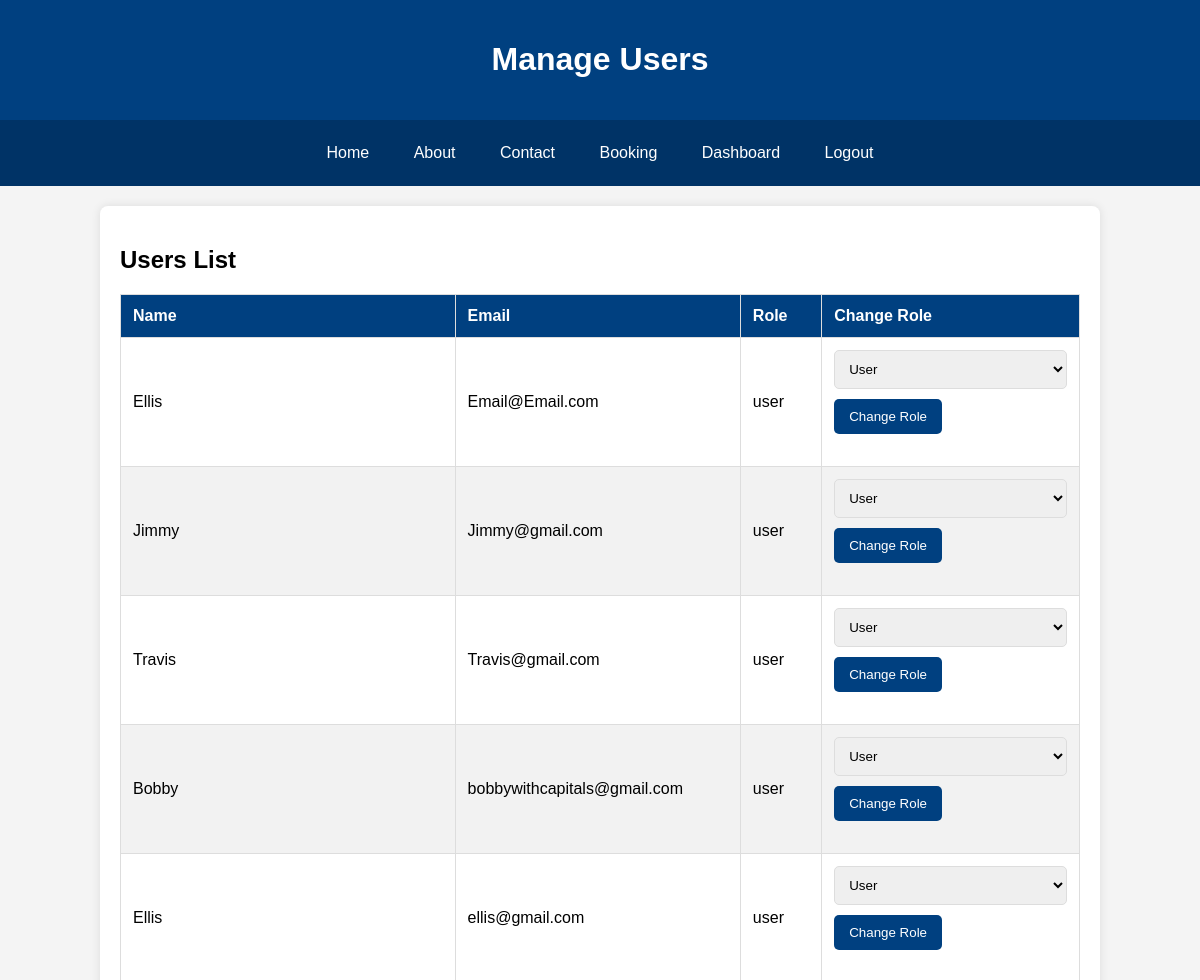
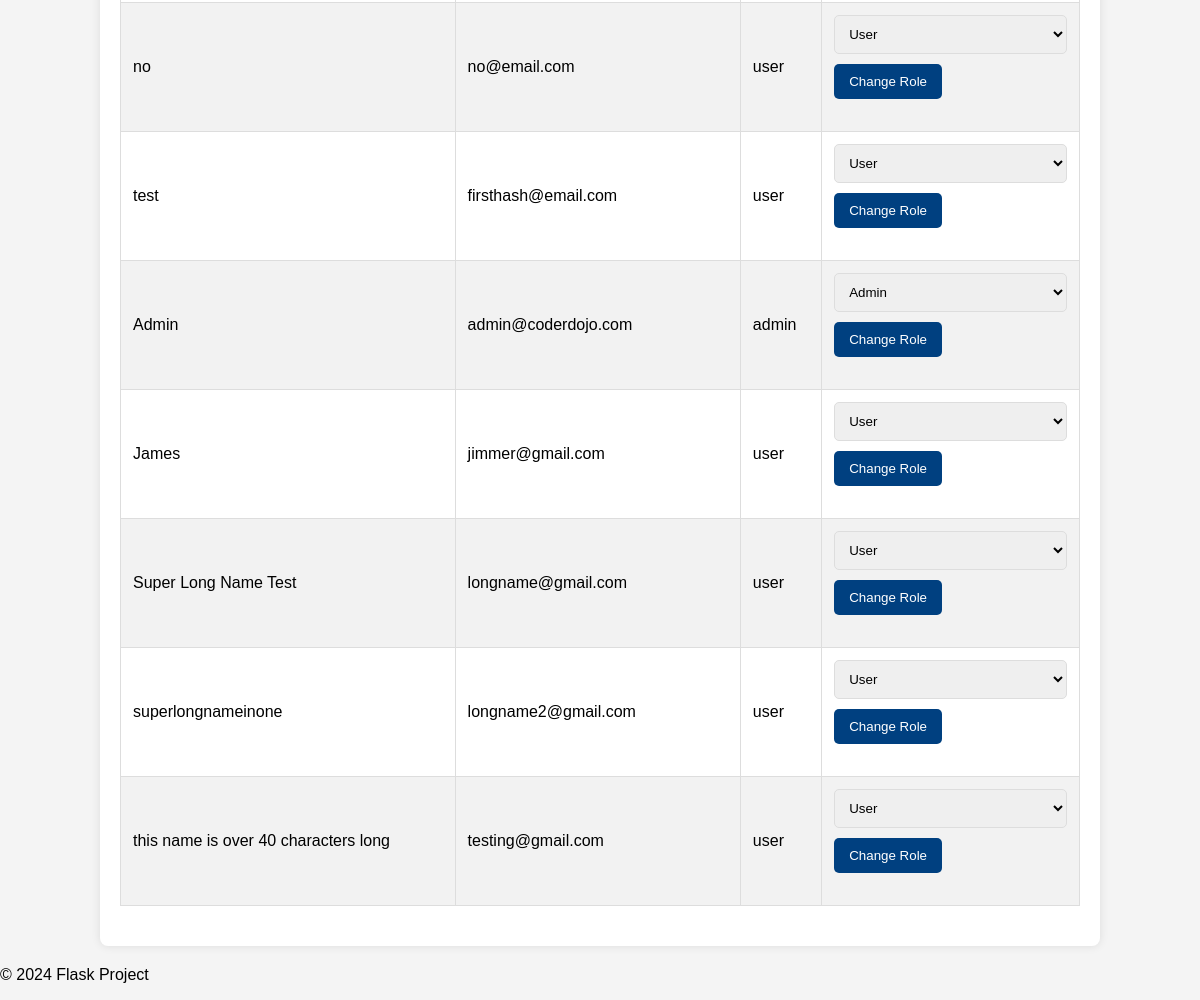
Page /manage_users (signed in) on the committed database (2 pictures, top to bottom).
### app.py (models this page shows, shortened)
class Login(UserMixin, db.Model):
    id = db.Column(db.Integer, primary_key=True)
    name = db.Column(db.String(100), nullable=False)
    email = db.Column(db.String(120), nullable=False, unique=True)
    password = db.Column(db.String(100), nullable=False)
    role = db.Column(db.String(50), nullable=False, default='user')  # Default role is 'user'

### app.py (the view)
@app.route('/manage_users')
@login_required
def manage_users():
    if not current_user.role == 'admin':
        return redirect(url_for('home'))
    users = Login.query.all()
    return render_template('manage_users.html', users=users)

### app.py (called while the page is built)
@login_manager.user_loader
def load_user(user_id):
    return Login.query.get(int(user_id))

### templates/manage_users.html (shortened to what this page needs)
<!DOCTYPE html>
<html lang="en">
<head>
    <link rel="stylesheet" type="text/css" href="{{ url_for('static', filename='admin.css') }}">
</head>
<body>
    <header>
        <h1>Manage Users</h1>
    </header>
    <div class="navbar">
        <a href="{{ url_for('home') }}">Home</a>
        <a href="{{ url_for('about') }}">About</a>
        <a href="{{ url_for('contact') }}">Contact</a>
        <a href="{{ url_for('booking') }}">Booking</a>
        <a href="{{ url_for('admin_dashboard') }}">Dashboard</a>
        <a href="{{ url_for('logout') }}">Logout</a>
    </div>
    <div class="container">
        <h2>Users List</h2>
        <table>
            <thead>
                <tr>
                    <th>Name</th>
                    <th>Email</th>
                    <th>Role</th>
                    <th>Change Role</th>
                </tr>
            </thead>
            <tbody>
                {% for user in users %}
                    <tr>
                        <td>{{ user.name }}</td>
                        <td>{{ user.email }}</td>
                        <td>{{ user.role }}</td>
                        <td>
                            <form method="POST" action="{{ url_for('change_role', user_id=user.id) }}">
                                <select name="role" id="role_{{ user.id }}">
                                    <option value="user" {% if user.role == 'user' %}selected{% endif %}>User</option>
                                    <option value="admin" {% if user.role == 'admin' %}selected{% endif %}>Admin</option>
                                </select>
                                <button type="submit">Change Role</button>
                            </form>
                        </td>
                    </tr>
                {% endfor %}
            </tbody>
        </table>
    </div>
    <div class="footer">
        <p>&copy; 2024 Flask Project</p>
    </div>
</body>
</html>

### static/admin.css (style rules this page uses)
body { font-family: Arial, sans-serif; background-color: #f4f4f4; margin: 0; padding: 0; }
header { background-color: #004080; color: white; padding: 20px; text-align: center; }
.navbar { background-color: #003366; overflow: hidden; text-align: center; padding: 10px 0; }
.navbar a { color: white; text-align: center; padding: 14px 20px; text-decoration: none; display: inline-block; }
.container { width: 80%; margin: 20px auto; background-color: white; padding: 20px; box-shadow: 0 0 10px rgba(0, 0, 0, 0.1); border-radius: 8px; }
table { width: 100%; border-collapse: collapse; margin-bottom: 20px; }
table, th, td { border: 1px solid #ddd; }
th, td { padding: 12px; text-align: left; }
th { background-color: #004080; color: white; }
tr:nth-child(even) { background-color: #f2f2f2; }
button { background-color: #004080; color: white; padding: 10px 15px; border: none; border-radius: 5px; cursor: pointer; }
form { margin-bottom: 20px; }
input[type="text"], textarea, select { width: 100%; padding: 10px; margin-bottom: 10px; border: 1px solid #ddd; border-radius: 5px; box-sizing: border-box; }

### rows in the picture
Login: name "Ellis", email "Email@Email.com", role "user", role "User"
Login: name "Jimmy", email "Jimmy@gmail.com", role "user", role "User"
Login: name "Travis", email "Travis@gmail.com", role "user", role "User"
Login: name "Bobby", email "bobbywithcapitals@gmail.com", role "user", role "User"
Login: name "Ellis", email "ellis@gmail.com", role "user", role "User"
Login: name "no", email "no@email.com", role "user", role "User"
Login: name "test", email "firsthash@email.com", role "user", role "User"
Login: name "Admin", email "admin@coderdojo.com", role "admin", role "Admin"
Login: name "James", email "jimmer@gmail.com", role "user", role "User"
Login: name "Super Long Name Test", email "longname@gmail.com", role "user", role "User"
Login: name "superlongnameinone", email "longname2@gmail.com", role "user", role "User"
Login: name "this name is over 40 characters long", email "testing@gmail.com", role "user", role "User"
